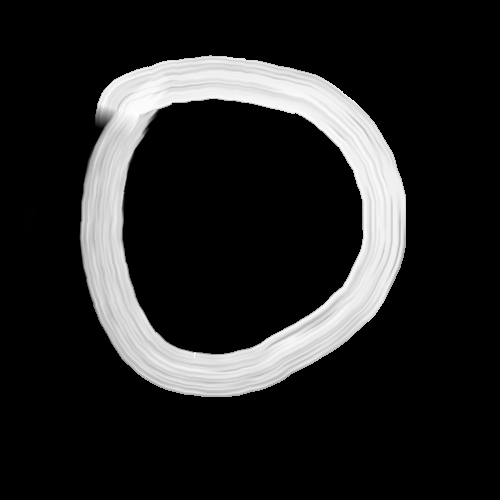
#> input picture captured_images/0/0.png, 500 x 500 px; its folder holds only this picture in this run
$ jupyter execute --allow-errors NumberPredicter.ipynb   (shell and % lines are left out)
#> lines starting #> are read from the running program, lines starting #| are printed output that depends on the picture
[cell 1]
def numbersSS() :
    import pyscreenshot as ImageGrab
    import time
    images_folder="captured_images/null/"

    for i in range(6,10):
       time.sleep(3)
       im=ImageGrab.grab(bbox=(100,200,600,700)) #x1,y1,x2,y2
       print("saved......",i)
       im.save(images_folder+str(i)+'.png')
       print("clear screen now and redraw now........")

[cell 2]
import cv2
import csv
import glob

header  =["label"]
for i in range(0,784):
   header.append("pixel"+str(i))
with open('dataset.csv', 'a') as f:
   writer = csv.writer(f)
   writer.writerow(header)

for label in range(10):
   dirList = glob.glob("captured_images/"+str(label)+"/*.png")

   for img_path in dirList:
       im= cv2.imread(img_path)
#> im is the input picture: shape (500, 500, 3); min 0, max 254, mean 36
       im_gray = cv2.cvtColor(im,cv2.COLOR_BGR2GRAY)
       im_gray = cv2.GaussianBlur(im_gray,(15,15), 0)
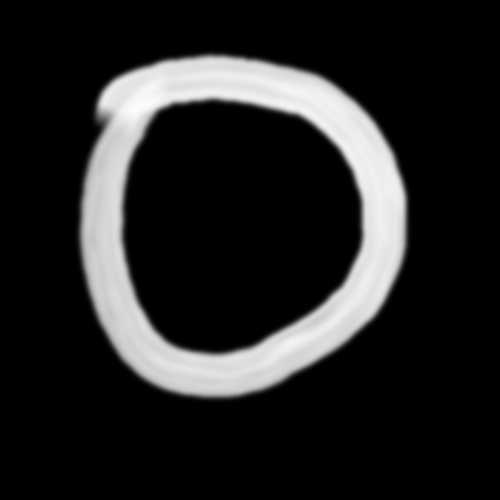
#> im_gray: shape (500, 500); min 0, max 251, mean 36
       roi= cv2.resize(im_gray,(28,28), interpolation=cv2.INTER_AREA)
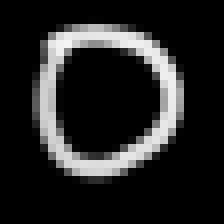
#> roi: shape (28, 28) (shown 8 times larger); min 0, max 244, mean 36

       data=[]
       data.append(label)
       rows, cols = roi.shape
#> rows = 28; cols = 28

       for i in range(rows):
           for j in range(cols):
               k =roi[i,j]
               if k>100:
                   k=1
               else:
                   k=0
               data.append(k)
#> after the loop, data = 785 values, max 1 at index 94, min 0 at index 0, mean 0.164
       with open('dataset.csv', 'a') as f:
           writer = csv.writer(f)
           writer.writerow(data)
#> pass 2 of the loop `for label in range(10):`:
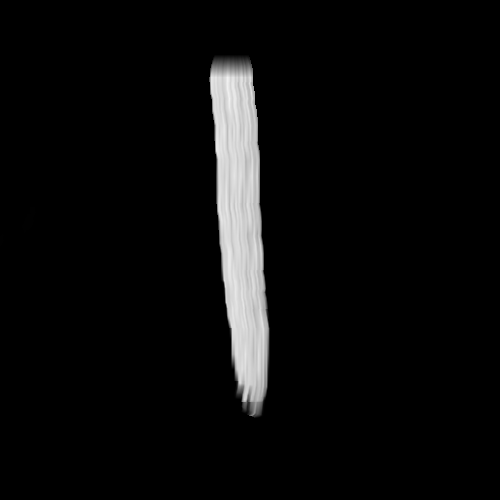
#> input picture captured_images/1/0.png, 500 x 500 px
#> im is the input picture: shape (500, 500, 3); min 0, max 242, mean 11.2
#> `roi= cv2.resize(im_gray,(28,28), interpolation=cv2.INTER_AREA)`:
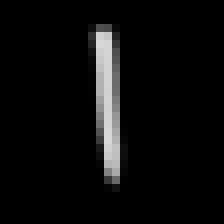
#> roi: shape (28, 28) (shown 8 times larger); min 0, max 215, mean 11.2
#> after the loop `for i in range(rows):`: data = 785 values, max 1 at index 0, min 0 at index 1, mean 0.0573
